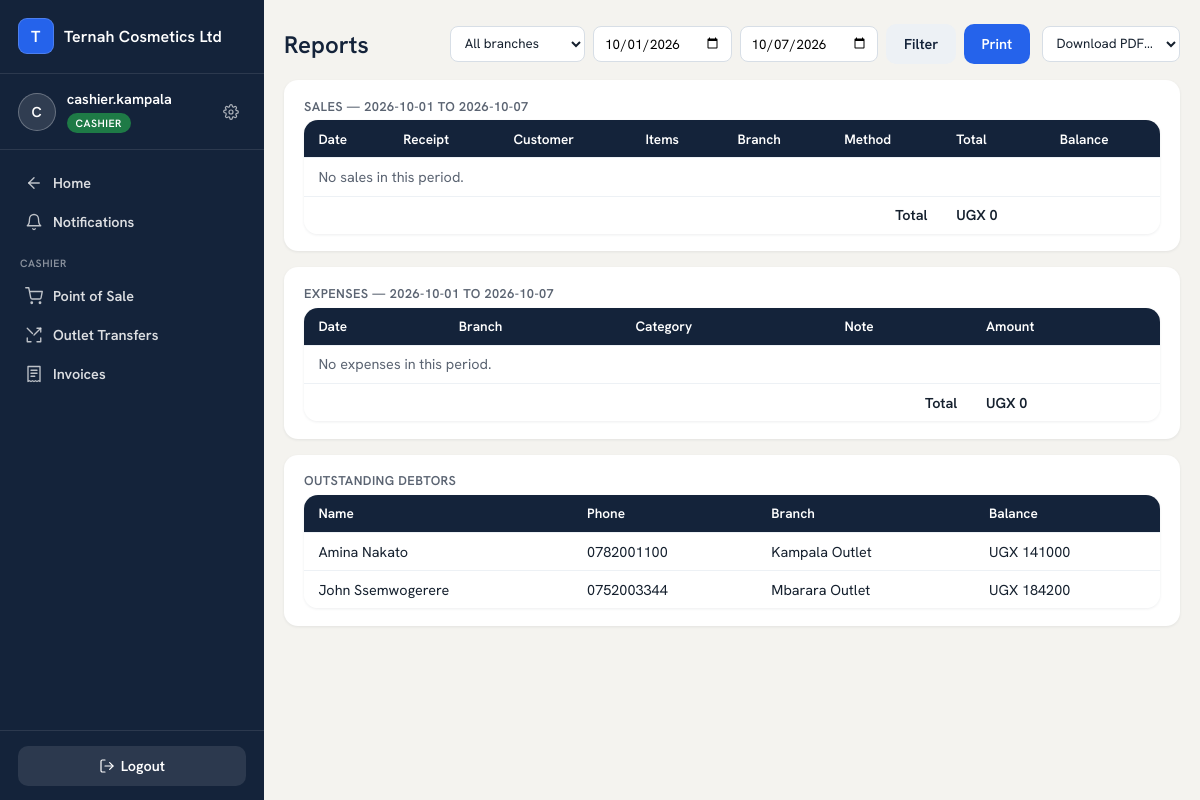
/reports/print/ (signed in), run on the app's committed database.
### accounts/models.py (models this page shows, shortened)
class User(AbstractUser):
    ROLES = [
        ("OWNER", "Owner"),                # reports only
        ("MANAGER", "Manager"),            # outlet manager; can switch views
        ("CASHIER", "Cashier"),
        ("SALES_REP", "Sales Person / Rep"),
        ("PRODUCTION", "Production"),
    ]
    business = models.ForeignKey("platformadmin.Business", null=True, blank=True,
                                 on_delete=models.CASCADE, related_name="users")
    branch = models.ForeignKey("core.Branch", null=True, blank=True,
                               on_delete=models.SET_NULL, related_name="users")
    role = models.CharField(max_length=15, choices=ROLES, default="CASHIER")
    can_swap = models.BooleanField(default=False)    # False -> swap goes through PendingAction
    can_refund = models.BooleanField(default=False)
    phone = models.CharField(max_length=30, blank=True)
    modules = models.ManyToManyField("platformadmin.Module", blank=True, related_name="users_with_access",
                                     help_text="Which of the business's subscribed modules this user can open.")
    allowed_tiers = models.JSONField(default=list, blank=True,
                                     help_text="Which product price tiers (RETAIL/WHOLESALE/DISTRIBUTION/CUSTOM) "
                                                "this seller may use at the POS.")
    def switchable_views(self):
        if self.role != "MANAGER":
            return []
        views = ["MANAGER", "CASHIER"]
        codes = set(self.modules.values_list("code", flat=True))
        if "PRODUCTION" in codes:
            views.append("PRODUCTION")
        return views

### platformadmin/models.py (models this page shows, shortened)
class Business(models.Model):
    name = models.CharField(max_length=150)                     # factory name — brands navbar + receipts
    slug = models.SlugField(unique=True)
    business_type = models.CharField(max_length=20, choices=[("FACTORY", "Factory Mode")], default="FACTORY")
    contact_email = models.EmailField()
    contact_phone = models.CharField(max_length=30, blank=True)
    address = models.TextField(blank=True)
    tagline = models.CharField(max_length=150, blank=True)      # optional — shows on every printed report
    is_active = models.BooleanField(default=True)               # master switch — False = soft-locked
    trial_expires_at = models.DateTimeField(null=True, blank=True)
    subscription_expires_at = models.DateTimeField(null=True, blank=True)
    created_at = models.DateTimeField(auto_now_add=True)
    class Meta:
        verbose_name_plural = "businesses"

### sales/models.py (models this page shows, shortened)
class Debtor(TimeStamped):
    business = models.ForeignKey("platformadmin.Business", on_delete=models.CASCADE)
    location = models.ForeignKey(InventoryLocation, on_delete=models.PROTECT)    # which outlet/rep owns it
    name = models.CharField(max_length=120)
    phone = models.CharField(max_length=30, blank=True)
    def balance(self):
        owed = self.sales.aggregate(s=models.Sum("balance"))["s"] or 0
        return owed

class InventoryLocation(TimeStamped):
    TYPE = [("PRODUCTION_STORE", "Finished goods store"), ("OUTLET", "Outlet"), ("REP", "Sales rep")]
    business = models.ForeignKey("platformadmin.Business", on_delete=models.CASCADE)
    branch = models.ForeignKey("core.Branch", on_delete=models.CASCADE, related_name="inventory_locations")
    type = models.CharField(max_length=20, choices=TYPE)
    rep = models.OneToOneField(settings.AUTH_USER_MODEL, null=True, blank=True,
                               on_delete=models.CASCADE, related_name="inventory")

### core/models.py (models this page shows, shortened)
class TimeStamped(models.Model):
    created_at = models.DateTimeField(auto_now_add=True)
    updated_at = models.DateTimeField(auto_now=True)
    class Meta:
        abstract = True

class Branch(TimeStamped):
    KIND = [("FACTORY", "Factory / Production site"), ("OUTLET", "Outlet / Shop")]
    business = models.ForeignKey("platformadmin.Business", on_delete=models.CASCADE, related_name="branches")
    name = models.CharField(max_length=120)
    kind = models.CharField(max_length=10, choices=KIND, default="OUTLET")
    address = models.CharField(max_length=255, blank=True)
    is_active = models.BooleanField(default=True)
    class Meta:
        verbose_name_plural = "branches"
        unique_together = [("business", "name")]

### reports/views.py (the view)
# urls.py: path("print/", views.print_reports, name="print_reports"),
@login_required
def print_reports(request):
    biz, today = _biz(request), timezone.localdate()
    start = request.GET.get("start") or today.replace(day=1).isoformat()
    end = request.GET.get("end") or today.isoformat()
    sales = _branch_filter(request, Sale.objects.filter(
        business=biz, created_at__date__gte=start, created_at__date__lte=end
    ).select_related("location__branch").prefetch_related("items__product")).order_by("-created_at")
    expenses = _branch_filter(request, Expense.objects.filter(
        business=biz, date__gte=start, date__lte=end
    ).select_related("location__branch")).order_by("-date")
    debtors = _branch_filter(request, Debtor.objects.filter(business=biz).select_related("location__branch"))
    debtors = [d for d in debtors if d.balance() > 0]
    scope = "one branch" if request.GET.get("branch") else "all branches"
    return render(request, "reports/print_reports.html", {
        "branches": biz.branches.all(), "sales": sales, "expenses": expenses, "debtors": debtors,
        "start": start, "end": end,
        "sales_total": sales.exclude(is_reversed=True).aggregate(s=Sum("total"))["s"] or 0,
        "expenses_total": expenses.aggregate(s=Sum("amount"))["s"] or 0,
        "print_title": f"Report — {start} to {end} · {scope}",
    })

### templates/reports/print_reports.html (shortened to what this page needs)
{% extends "base.html" %}
{% block content %}
<div class="page-head no-print">
  <h2>Reports</h2>
  <form method="get" style="display:flex;flex-wrap:wrap;gap:.5rem;align-items:center">
    <select name="branch" class="switcher" style="background:#fff;border:1px solid #D7DEE6;color:var(--text)">
      <option value="">All branches</option>
    </select>
    <input type="date" name="start" value="{{ start }}" style="padding:.45rem .6rem;border:1px solid #D7DEE6;border-radius:8px;font-family:inherit">
    <input type="date" name="end" value="{{ end }}" style="padding:.45rem .6rem;border:1px solid #D7DEE6;border-radius:8px;font-family:inherit">
    <button class="btn ghost" style="background:#EDF1F5;color:var(--ternah-navy)" type="submit">Filter</button>
    <button class="btn" type="button" onclick="window.print()">Print</button>
  </form>
  <select class="switcher" style="background:#fff;border:1px solid #D7DEE6;color:var(--text)"
          onchange="if (this.value) { window.location = this.value + window.location.search; this.selectedIndex = 0; }">
    <option value="">Download PDF…</option>
  </select>
</div>
<div class="card" style="margin-bottom:1rem">
  <h3>Sales — {{ start }} to {{ end }}</h3>
  <div class="table-scroll">
  <table class="list">
    <tr><th>Date</th><th>Receipt</th><th>Customer</th><th>Items</th><th>Branch</th><th>Method</th><th>Total</th><th>Balance</th></tr>
    {% for s in sales %}
    <tr{% if s.is_reversed %} style="opacity:.5"{% endif %}>
      <td>{{ s.created_at|date:"d M Y" }}</td>
      <td>{{ s.receipt_number }}{% if s.is_reversed %} <span class="pill locked">Reversed</span>{% endif %}</td>
      <td>{{ s.customer_name|default:"—" }}</td>
      <td>{% for line in s.items.all %}{{ line.product.name }} &times;{{ line.quantity }}{% if not forloop.last %}, {% endif %}{% endfor %}</td>
      <td>{{ s.location.branch.name }}</td>
      <td>{{ s.get_payment_method_display }}</td>
      <td>UGX {{ s.total|floatformat:0 }}</td>
      <td>UGX {{ s.balance|floatformat:0 }}</td>
    </tr>
    {% empty %}<tr><td colspan="8" style="color:var(--muted)">No sales in this period.</td></tr>{% endfor %}
    <tr><td colspan="6" style="text-align:right;font-weight:700">Total</td><td style="font-weight:700">UGX {{ sales_total|floatformat:0 }}</td><td></td></tr>
  </table>
  </div>
</div>
<div class="card" style="margin-bottom:1rem">
  <h3>Expenses — {{ start }} to {{ end }}</h3>
  <div class="table-scroll">
  <table class="list">
    <tr><th>Date</th><th>Branch</th><th>Category</th><th>Note</th><th>Amount</th></tr>
    {% for e in expenses %}
    <tr>
      <td>{{ e.date|date:"d M Y" }}</td>
      <td>{{ e.location.branch.name }}</td>
      <td>{{ e.category }}</td>
      <td>{{ e.note|default:"—" }}</td>
      <td>UGX {{ e.amount|floatformat:0 }}</td>
    </tr>
    {% empty %}<tr><td colspan="5" style="color:var(--muted)">No expenses in this period.</td></tr>{% endfor %}
    <tr><td colspan="4" style="text-align:right;font-weight:700">Total</td><td style="font-weight:700">UGX {{ expenses_total|floatformat:0 }}</td></tr>
  </table>
  </div>
</div>
<div class="card">
  <h3>Outstanding Debtors</h3>
  <div class="table-scroll">
  <table class="list">
    <tr><th>Name</th><th>Phone</th><th>Branch</th><th>Balance</th></tr>
    {% for d in debtors %}
    <tr>
      <td>{{ d.name }}</td>
      <td>{{ d.phone|default:"—" }}</td>
      <td>{{ d.location.branch.name }}</td>
      <td>UGX {{ d.balance|floatformat:0 }}</td>
    </tr>
    {% empty %}<tr><td colspan="4" style="color:var(--muted)">No outstanding debtors.</td></tr>{% endfor %}
  </table>
  </div>
</div>
{% endblock %}

### templates/base.html (shortened to what this page needs)
{% load static %}
<!DOCTYPE html>
<html lang="en">
<head>
  <link rel="stylesheet" href="{% static 'ternah-ui/tokens.css' %}">
</head>
<body>
{% if request.user.is_authenticated %}
  <div class="app-shell">
    <aside class="sidebar">
      <div class="sidebar-brand">
        <span class="brand-mark" aria-hidden="true">{{ request.user.business.name|default:"Ternah for Factories"|first|upper }}</span>
        <span class="brand-name">{{ request.user.business.name|default:"Ternah for Factories" }}</span>
      </div>
      <div class="sidebar-identity">
        <span class="avatar" aria-hidden="true">{{ request.user.username|first|upper }}</span>
        <div class="identity-text">
          <span class="identity-name">{{ request.user.username }}</span>
          {% if request.user.is_superuser %}
            <span class="role-pill role-super">Platform Admin</span>
          {% else %}
            <span class="role-pill role-{{ request.user.role|lower }}">{{ request.user.get_role_display }}</span>
          {% endif %}
        </div>
        <a class="settings-link" href="{% url 'password_change' %}" title="Change password" aria-label="Change password">
        </a>
      </div>
      <nav class="sidebar-nav">
        {% if request.resolver_match.url_name == "home" %}
          {% if switcher_items %}
            {% for t in switcher_items %}
            <a class="nav-link" href="{{ t.href }}">
              <svg width="18" height="18" viewBox="0 0 24 24" fill="none" stroke="currentColor" stroke-width="1.8" stroke-linecap="round" stroke-linejoin="round">{{ t.icon|safe }}</svg>
              {{ t.label }}
            </a>
            {% endfor %}
          {% else %}
            <p style="color:rgba(255,255,255,.45);font-size:.82rem;padding:.4rem .65rem">Pick a tile to get started.</p>
          {% endif %}
        {% elif request.user.role == "CASHIER" or request.user.role == "SALES_REP" %}
          <a class="nav-link" href="{% url 'home' %}">
            <svg width="18" height="18" viewBox="0 0 24 24" fill="none" stroke="currentColor" stroke-width="1.8" stroke-linecap="round" stroke-linejoin="round"><path d="M19 12H5"/><path d="M12 19l-7-7 7-7"/></svg>
            Home
          </a>
          <a class="nav-link {% if request.resolver_match.url_name == 'notifications' %}active{% endif %}" href="{% url 'notifications' %}">
            <svg width="18" height="18" viewBox="0 0 24 24" fill="none" stroke="currentColor" stroke-width="1.8" stroke-linecap="round" stroke-linejoin="round"><path d="M18 8A6 6 0 0 0 6 8c0 7-3 9-3 9h18s-3-2-3-9"/><path d="M13.73 21a2 2 0 0 1-3.46 0"/></svg>
            Notifications
          </a>
          <div class="nav-section-label">{{ request.user.get_role_display }}</div>
          <a class="nav-link {% if request.resolver_match.namespace == 'sales' and request.resolver_match.url_name == 'pos' %}active{% endif %}"
             href="{% url 'sales:pos' %}">
            <svg width="18" height="18" viewBox="0 0 24 24" fill="none" stroke="currentColor" stroke-width="1.8" stroke-linecap="round" stroke-linejoin="round"><circle cx="9" cy="21" r="1"/><circle cx="20" cy="21" r="1"/><path d="M1 1h4l2.68 13.39a2 2 0 0 0 2 1.61h9.72a2 2 0 0 0 2-1.61L23 6H6"/></svg>
            Point of Sale
          </a>
          {% if request.user.role == "CASHIER" %}
          <a class="nav-link {% if request.resolver_match.url_name == 'outlet_transfers' %}active{% endif %}"
             href="{% url 'sales:outlet_transfers' %}">
            <svg width="18" height="18" viewBox="0 0 24 24" fill="none" stroke="currentColor" stroke-width="1.8" stroke-linecap="round" stroke-linejoin="round"><path d="M16 3h5v5"/><path d="M3 16v5h5"/><path d="M21 16v5h-5"/><path d="M3 3l7 7"/><path d="m21 3-9 9"/></svg>
            Outlet Transfers
          </a>
          <a class="nav-link {% if request.resolver_match.namespace == 'finance' and request.resolver_match.url_name in 'invoices,invoice_create,invoice_detail,invoice_clients' %}active{% endif %}"
             href="{% url 'finance:invoices' %}">
            <svg width="18" height="18" viewBox="0 0 24 24" fill="none" stroke="currentColor" stroke-width="1.8" stroke-linecap="round" stroke-linejoin="round"><path d="M4 2h16v20l-2-1-2 1-2-1-2 1-2-1-2 1-2-1-2 1z"/><path d="M8 7h8M8 11h8M8 15h5"/></svg>
            Invoices
          </a>
          {% endif %}
        {% else %}
          <div class="nav-section-label">{{ request.user.get_role_display }}</div>
          <span class="nav-link disabled">Screens coming soon</span>
        {% endif %}
      </nav>
      <div class="sidebar-footer">
        <form method="post" action="{% url 'logout' %}">{% csrf_token %}
          <button class="btn ghost" type="submit">
            <svg width="16" height="16" viewBox="0 0 24 24" fill="none" stroke="currentColor" stroke-width="1.8" stroke-linecap="round" stroke-linejoin="round"><path d="M9 21H5a2 2 0 0 1-2-2V5a2 2 0 0 1 2-2h4"/><path d="M16 17l5-5-5-5"/><path d="M21 12H9"/></svg>
            Logout
          </button>
        </form>
      </div>
    </aside>
    <div class="main-col">
      <main>
{% endif %}
{% block content %}{% endblock %}
{% if request.user.is_authenticated %}
      </main>
    </div>
  </div>
{% endif %}
</body>
</html>

### data on the page
User: user.business.name|first "T", user.business.name "Ternah Cosmetics Ltd", user.username|first "C", user.username "cashier.kampala", user.role "CASHIER"
Debtor: name "Amina Nakato", phone "0782001100", location.branch.name "Kampala Outlet", balance "141000"
Debtor: name "John Ssemwogerere", phone "0752003344", location.branch.name "Mbarara Outlet", balance "184200"

### other printed values
{{ start }} "2026-10-01"
{{ end }} "2026-10-07"
{{ sales_total|floatformat:0 }} "0"
{{ expenses_total|floatformat:0 }} "0"
